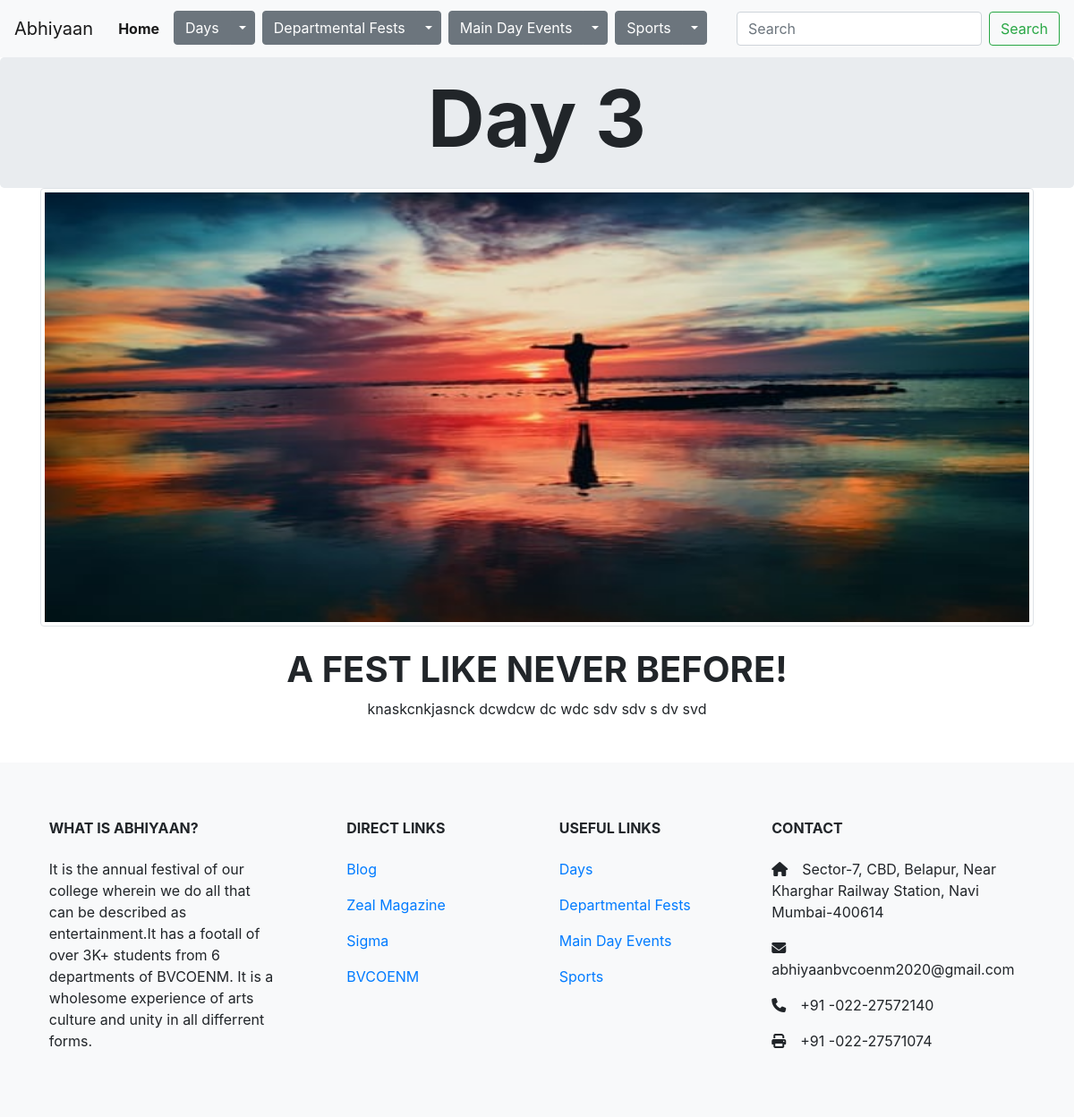
Screenshot of /maineventsdaythree/ with the database file from the repository.
### maineventsdaythree/models.py (models this page shows, shortened)
class MainDayThree(models.Model):
    imageOne   =  models.ImageField(upload_to='images', blank=True)
    imageTwo   =  models.ImageField(upload_to='images', blank=True)
    imageThree =  models.ImageField(upload_to='images', blank=True)
    description=  models.TextField(blank=True)
    day        =  models.ManyToManyField(Daythree, blank=True, related_name="dayofdaythree")

### maineventsdaythree/views.py (the view)
# urls.py: path("", views.index, name="index"),
def index(request):
    days=MainDayThree.objects.all()[0]
    day=Daythree.objects.all()
    return render(request, "maineventsdaythree/index.html", {
        "days": days,
        "day":day,
        "departmentalfests": ["CSE", "IT", "EXTC", "ME", "CE"],
        "sports":["Kabaddi", "Kho-Kho", "Cricket", "Batminton"]
    })

### maineventsdaythree/templates/maineventsdaythree/index.html (shortened to what this page needs)
{% extends "home/layout.html" %}
{% block body %}
<div class="jumbotron d-flex justify-content-center m-0 p-3">
  <h1 class="display-2 font-weight-bold">Day 3</h1>
</div>
<div class="container">
    <div id="carouselExampleSlidesOnly" class="carousel slide" data-ride="carousel">
        <div class="carousel-inner">
          <div class="carousel-item active img-thumbnail img-responsive">
              <img class="daysCarousel" src="{{ days.imageOne.url }}" class="d-block w-100 img-fluid" alt="...">
          </div>
        </div>
      </div>
</div>
<div class="p-4 container text-centre">
  <h1 class="font-weight-bold text-center">A FEST LIKE NEVER BEFORE!</h1>
  <p class="text-center ">{{ days.description|safe }}</p>
</div>
{% endblock body %}

### home/static/home/styles.css (style rules this page uses)
.daysCarousel { height: 30rem; width: 100%; }

### rows the page displays
MainDayThree: imageOne (picture), description "knaskcnkjasnck dcwdcw dc wdc sdv sdv s dv svd"
